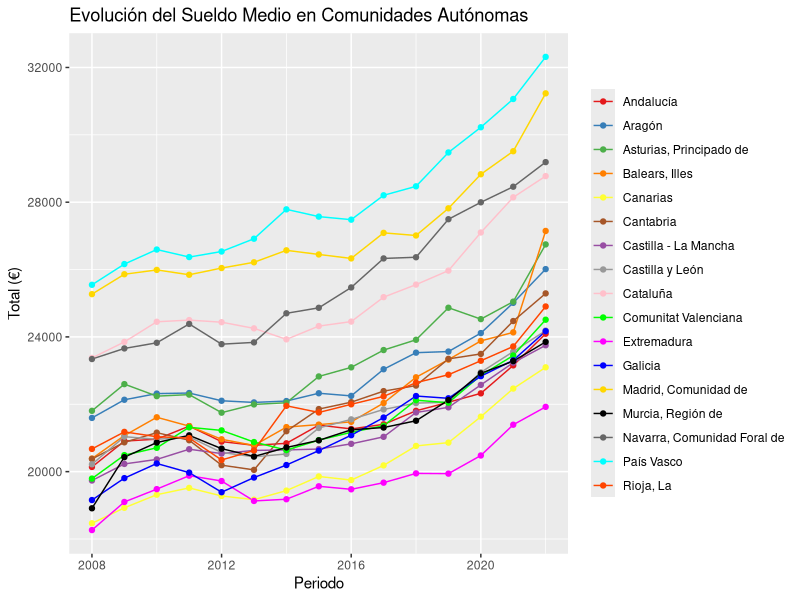
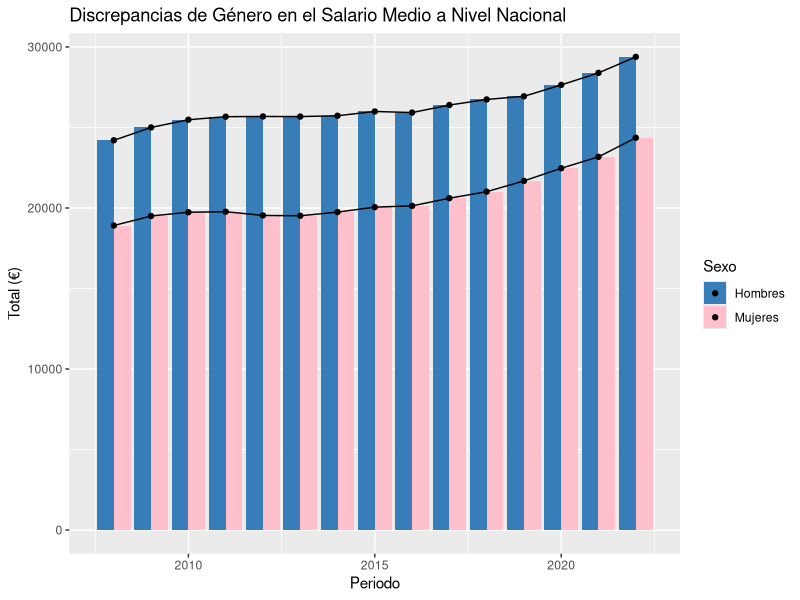
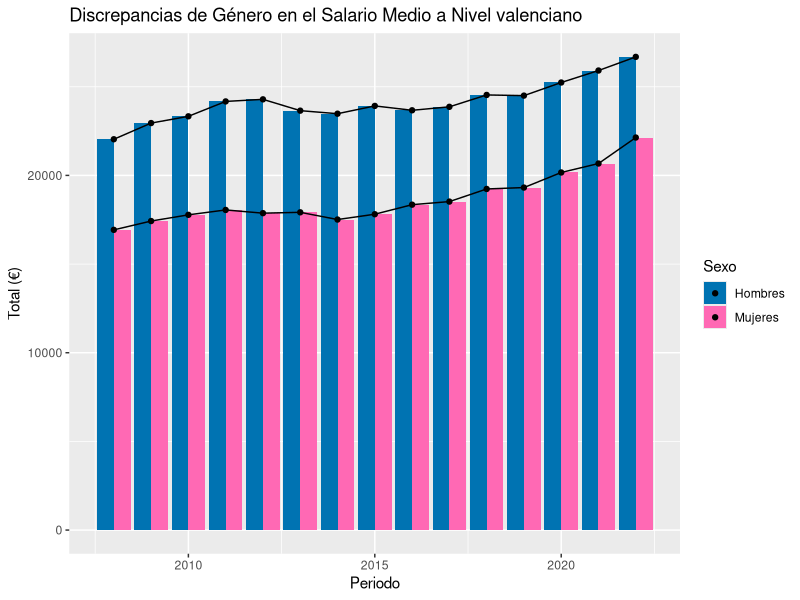

The R source for these figures, in order:
## ---- chunk 1
rm(list = ls())
library(readr)
# Especificamos que la columna total de Salario sea de tipo character para no perder las comas al importarlo como double
Salario <- read_delim("../data/Salario.csv", delim = ";", escape_double = FALSE, col_types = cols(Total = col_character()), trim_ws = TRUE)
# Con vivienda no es necesario porque como se ve en la herramienta la columna se importa como character
Vivienda <- read_delim("../data/Vivienda.csv", delim = ";", escape_double = FALSE, trim_ws = TRUE)
## ---- chunk 2
str(Salario)
# Como se puede ver el problema de la variable Total es que tiene comas y puntos,
# pero en R las comas no son interpretadas con la intención del archivo, por lo que
# pasamos a cambiar el formato, y una vez con este correcto hacer un casteo a numérico

# Primero eliminamos los puntos, que se emplean en el archivo original para hacer la
#distinción de 1000
Salario$Total<-gsub(pattern = '[.]',replacement = '',Salario$Total)
# Seguidamente cambiamos las comas por puntos para adecuarlo al formato de R
Salario$Total<-gsub(pattern = '[,]',replacement = '.',Salario$Total)
# Ahora finalmente hacemos el casteo a numeric
Salario$Total<-as.numeric(Salario$Total)
# Además la variable media y percentiles solo puede tener esos valores, por lo que la 
#transformamos en un factor
inter<-as.factor(Salario$`Medidas y percentiles`)
Salario$`Medidas y percentiles`<-factor(inter,levels = levels(inter),labels = levels(inter))
# Por último comprobamos que no tenemos ningún dato perdido
#datos_perdidos_salario<-print(Salario[is.na(Salario),])
## ---- chunk 3
str(Vivienda)
# Aquí de igual manera que arriba debemos cambiar las comas a puntos para poder
#hacer el casteo a numeric
Vivienda$Total<-gsub(pattern = '[,]',replacement = '.',Vivienda$Total)
Vivienda$Total<-as.numeric(Vivienda$Total)
## ---- chunk 4
library(knitr)
library(kableExtra)
resumen_total_salario<-summary(Salario$Total)
# Buscamos las filas donde se encuentran el máximo y el mínimo  
max_salario<-Salario[Salario$Total==resumen_total_salario['Max.'],]
min_salario<-Salario[Salario$Total==resumen_total_salario['Min.'],]
resumen<-rbind(max_salario,min_salario)
row.names(resumen)<-c('Salario máximo','Salario Mínimo')
kable_styling(kbl(resumen,align = 'c'))
## ---- chunk 5
library(ggplot2)
library(scales)
primer_analisis<-Salario[Salario$`Medidas y percentiles`=='Media'&Salario$Sexo=='Ambos sexos'& Salario$`Comunidades autónomas`!='Total Nacional',]

# Crear colores personalizados manualmente
colores_personalizados <- c("#E41A1C", "#377EB8", "#4DAF4A", "#FF7F00", "#FFFF33",                              "#A65628", "#984EA3", "#999999", "#FFC0CB", "#00FF00", 
                            "#FF00FF", "#0000FF", "#FFD700", "#000000", "#666666", 
                           "#00FFFF", "#FF4500", "#8A2BE2")

# Crear el gráfico
ggplot(primer_analisis, aes(x = Periodo, y = Total, color = `Comunidades autónomas`)) +
  geom_line() +
  geom_point() +
  labs(
    title = 'Evolución del Sueldo Medio en Comunidades Autónomas',
    y = 'Total (€)',
    color = NULL  # Sin título en la leyenda
  ) +
  scale_color_manual(values = colores_personalizados) +  # Colores personalizados
  guides(color = guide_legend(title = NULL))  # Sin título en la leyenda
## ---- chunk 6
colores_personalizados2 <- c( "#377EB8","#FFC0CB")
                      
segundo_análisis_A<-Salario[Salario$`Comunidades autónomas`=='Total Nacional'& Salario$`Medidas y percentiles`=='Media'&Salario$Sexo!='Ambos sexos',]
ggplot(segundo_análisis_A,aes(x=Periodo,y=Total, fill=Sexo)) + geom_bar(stat = "identity",position = 'dodge')+scale_fill_manual(values = colores_personalizados2)+geom_line()+geom_point()+labs(
    title = 'Discrepancias de Género en el Salario Medio a Nivel Nacional',
    y = 'Total (€)')
## ---- chunk 7
colores_personalizados3 <- c("#0073B2", "#FF69B4")
segundo_análisis_B<-Salario[Salario$`Comunidades autónomas`=='Comunitat Valenciana'& Salario$`Medidas y percentiles`=='Media'&Salario$Sexo!='Ambos sexos',]
ggplot(segundo_análisis_B,aes(x=Periodo,y=Total, fill=Sexo)) + geom_bar(stat = "identity",position = 'dodge')+scale_fill_manual(values = colores_personalizados3)+geom_line()+geom_point()+labs(
    title = 'Discrepancias de Género en el Salario Medio a Nivel valenciano',
    y = 'Total (€)')
